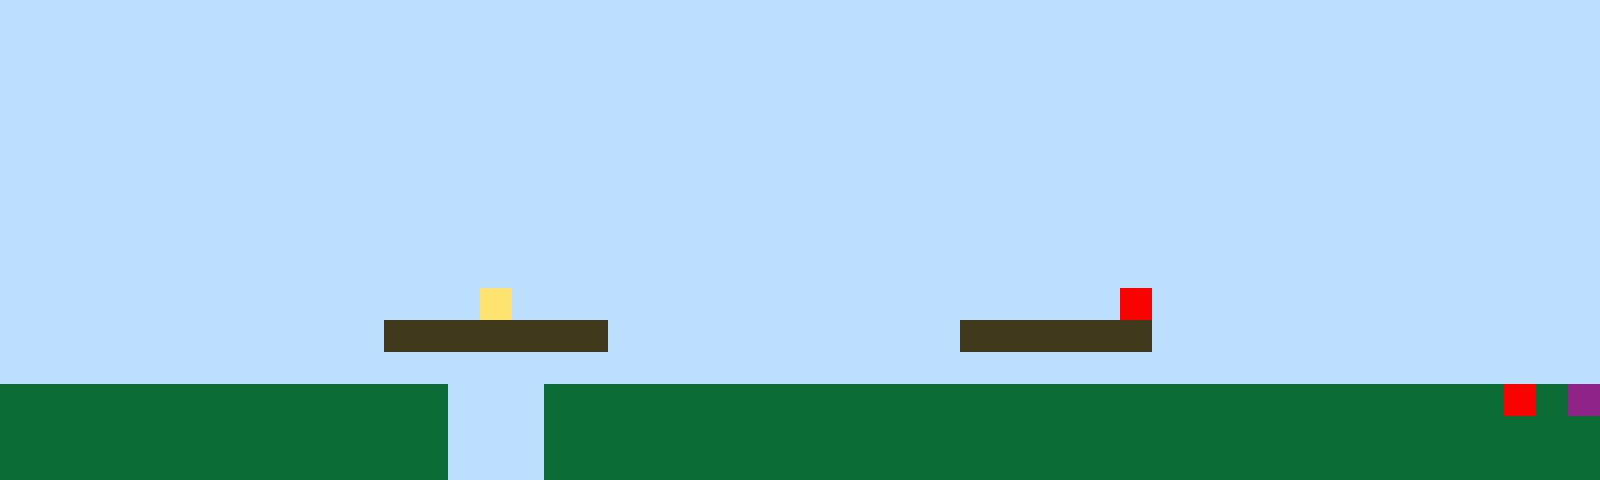

Tiled map render using the project's own tile images. Description and the whole map definition, tile-layer contents included, below:
An orthogonal 50x15 tile map with 32x32 px tiles, 1 tile layer (Tile Layer 1).

<map version="1.10" tiledversion="1.11.2" orientation="orthogonal" renderorder="right-up" width="50" height="15" tilewidth="32" tileheight="32" infinite="0" nextlayerid="2" nextobjectid="1"><editorsettings><export target="map1.csv" format="csv" /></editorsettings><tileset firstgid="1" name="sprites" tilewidth="32" tileheight="32" tilecount="6" columns="3"><image source="sprites.png" width="96" height="64" /></tileset><layer id="1" name="Tile Layer 1" width="50" height="15"><data encoding="csv">1,1,1,1,1,1,1,1,1,1,1,1,1,1,1,1,1,1,1,1,1,1,1,1,1,1,1,1,1,1,1,1,1,1,1,1,1,1,1,1,1,1,1,1,1,1,1,1,1,1,1,1,1,1,1,1,1,1,1,1,1,1,1,1,1,1,1,1,1,1,1,1,1,1,1,1,1,1,1,1,1,1,1,1,1,1,1,1,1,1,1,1,1,1,1,1,1,1,1,1,1,1,1,1,1,1,1,1,1,1,1,1,1,1,1,1,1,1,1,1,1,1,1,1,1,1,1,1,1,1,1,1,1,1,1,1,1,1,1,1,1,1,1,1,1,1,1,1,1,1,1,1,1,1,1,1,1,1,1,1,1,1,1,1,1,1,1,1,1,1,1,1,1,1,1,1,1,1,1,1,1,1,1,1,1,1,1,1,1,1,1,1,1,1,1,1,1,1,1,1,1,1,1,1,1,1,1,1,1,1,1,1,1,1,1,1,1,1,1,1,1,1,1,1,1,1,1,1,1,1,1,1,1,1,1,1,1,1,1,1,1,1,1,1,1,1,1,1,1,1,1,1,1,1,1,1,1,1,1,1,1,1,1,1,1,1,1,1,1,1,1,1,1,1,1,1,1,1,1,1,1,1,1,1,1,1,1,1,1,1,1,1,1,1,1,1,1,1,1,1,1,1,1,1,1,1,1,1,1,1,1,1,1,1,1,1,1,1,1,1,1,1,1,1,1,1,1,1,1,1,1,1,1,1,1,1,1,1,1,1,1,1,1,1,1,1,1,1,1,1,1,1,1,1,1,1,1,1,1,1,1,1,1,1,1,1,1,1,1,1,1,1,1,1,1,1,1,1,1,1,1,1,1,1,1,1,1,1,1,1,1,1,1,1,1,1,1,1,1,1,1,1,1,1,1,1,1,1,1,1,1,1,1,1,1,1,1,1,1,1,1,1,1,1,1,1,1,1,1,1,1,1,1,1,1,1,1,1,1,1,1,1,1,1,1,1,1,1,1,1,1,1,1,1,1,1,1,1,1,1,1,1,1,1,1,4,1,1,1,1,1,1,1,1,1,1,1,1,1,1,1,1,1,1,1,5,1,1,1,1,1,1,1,1,1,1,1,1,1,1,1,1,1,1,1,1,1,1,1,1,1,1,3,3,3,3,3,3,3,1,1,1,1,1,1,1,1,1,1,1,3,3,3,3,3,3,1,1,1,1,1,1,1,1,1,1,1,1,1,1,1,1,1,1,1,1,1,1,1,1,1,1,1,1,1,1,1,1,1,1,1,1,1,1,1,1,1,1,1,1,1,1,1,1,1,1,1,1,1,1,1,1,1,1,1,1,1,1,1,1,2,2,2,2,2,2,2,2,2,2,2,2,2,2,1,1,1,2,2,2,2,2,2,2,2,2,2,2,2,2,2,2,2,2,2,2,2,2,2,2,2,2,2,2,2,2,2,5,2,6,2,2,2,2,2,2,2,2,2,2,2,2,2,2,1,1,1,2,2,2,2,2,2,2,2,2,2,2,2,2,2,2,2,2,2,2,2,2,2,2,2,2,2,2,2,2,2,2,2,2,2,2,2,2,2,2,2,2,2,2,2,2,2,2,1,1,1,2,2,2,2,2,2,2,2,2,2,2,2,2,2,2,2,2,2,2,2,2,2,2,2,2,2,2,2,2,2,2,2,2</data></layer></map>
